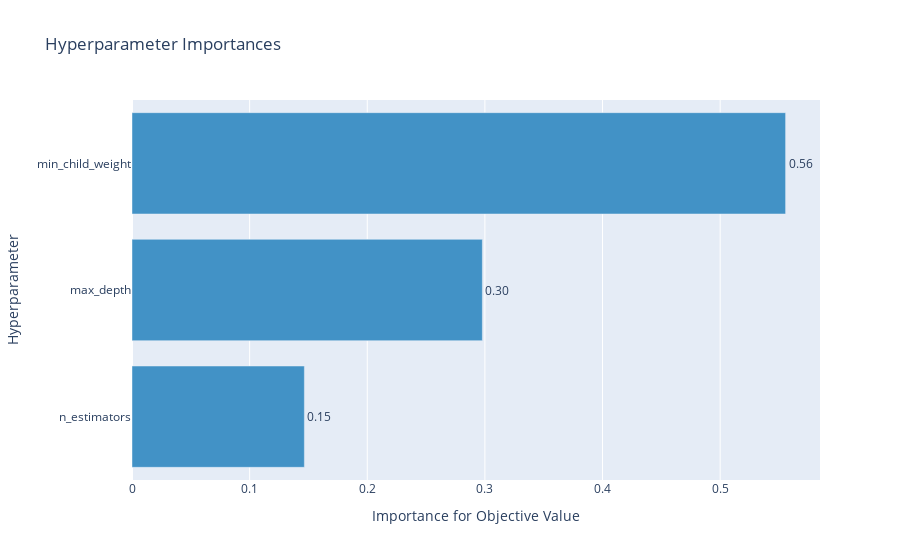

Here is the notebook cell this chart was saved with:
### Code cell
# 하이퍼파라미터별 중요도를 확인할 수 있는 그래프
optuna.visualization.plot_param_importances(study)

### Figure 1 — Plotly figure (JSON) as saved in the notebook; plotly's stock layout.template omitted (floating-point values rounded to 4 significant figures)
{"data": [{"cliponaxis": false, "hovertemplate": ["n_estimators (IntUniformDistribution): 0.14653137089826526<extra></extra>", "max_depth (IntUniformDistribution): 0.2978409437962425<extra></extra>", "min_child_weight (IntUniformDistribution): 0.5556276853054922<extra></extra>"], "marker": {"color": "rgb(66,146,198)"}, "orientation": "h", "text": ["0.14653137089826526", "0.2978409437962425", "0.5556276853054922"], "textposition": "outside", "texttemplate": "%{text:.2f}", "type": "bar", "x": [0.1465, 0.2978, 0.5556], "y": ["n_estimators", "max_depth", "min_child_weight"]}], "layout": {"showlegend": false, "title": {"text": "Hyperparameter Importances"}, "xaxis": {"title": {"text": "Importance for Objective Value"}}, "yaxis": {"title": {"text": "Hyperparameter"}}}}
